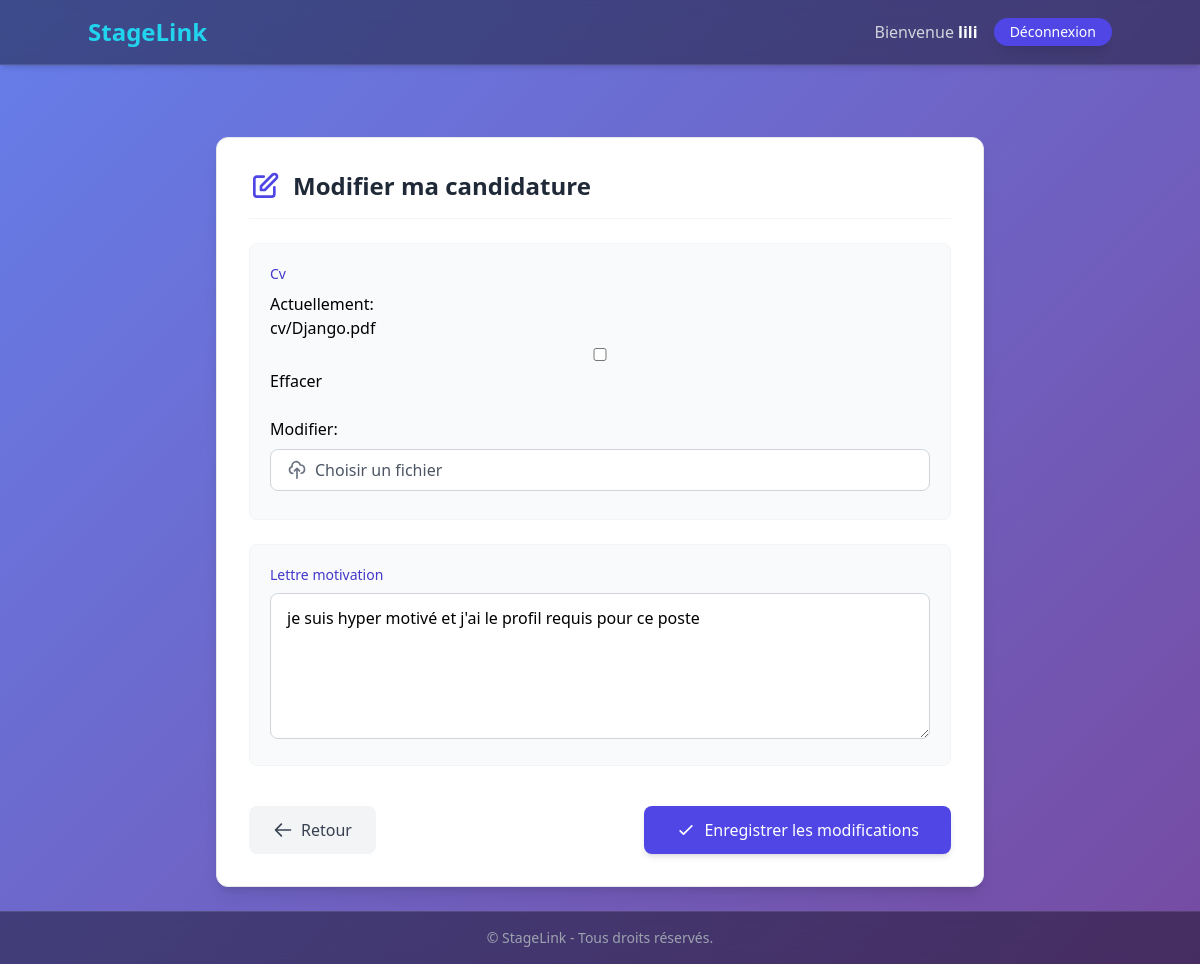
Page /candidature/modifier/4/ (signed in) on the committed database.
### accounts/models.py (models this page shows, shortened)
class CustomUser(AbstractBaseUser, PermissionsMixin):
    email = models.EmailField(unique=True)
    username = models.CharField(max_length=255, unique=True)
    user_type = models.CharField(
        max_length=20,
        choices=[('etudiant', 'Étudiant'), ('entreprise', 'Entreprise')],
        default='etudiant'
    )
    is_active = models.BooleanField(default=True)
    is_staff = models.BooleanField(default=False)
    objects = CustomUserManager()
    USERNAME_FIELD = 'email'
    REQUIRED_FIELDS = ['username']

### etudiants/models.py (models this page shows, shortened)
class Candidature(models.Model):
    etudiant = models.ForeignKey(settings.AUTH_USER_MODEL, on_delete=models.CASCADE)
    offre = models.ForeignKey(Offre, on_delete=models.CASCADE, related_name='candidatures')
    date_candidature = models.DateTimeField(auto_now_add=True)
    lettre_motivation = models.TextField()
    cv = models.FileField(upload_to='cv/', null=True, blank=True)

### etudiants/views.py (the view)
# urls.py: path('candidature/modifier/<int:candidature_id>/', views.modifier_candidature, name='modifier_candidature'),
@login_required
def modifier_candidature(request, candidature_id):
    candidature = get_object_or_404(Candidature, id=candidature_id, etudiant=request.user)
    if request.method == 'POST':
        form = CandidatureForm(request.POST, request.FILES, instance=candidature)
        if form.is_valid():
            form.save()
            return redirect('mes_candidatures')
    else:
        form = CandidatureForm(instance=candidature)
    return render(request, 'etudiants/modifier_candidature.html', {'form': form})

### etudiants/forms.py
class CandidatureForm(forms.ModelForm):
    class Meta:
        model = Candidature
        fields = ['cv', 'lettre_motivation']
        widgets = {
            'cv': forms.ClearableFileInput(attrs={
                'class': 'border border-gray-300 p-2 rounded w-full'
            }),
            'lettre_motivation': forms.Textarea(attrs={
                'placeholder': 'Écrivez votre lettre de motivation ici...',
                'class': 'border border-gray-300 p-2 rounded w-full',
                'rows': 5,
            }),
        }

### etudiants/templates/etudiants/modifier_candidature.html (shortened to what this page needs)
{% extends 'base.html' %}
{% load widget_tweaks %}
{% block content %}
<div class="max-w-3xl mx-auto mt-12 p-8 bg-white rounded-xl shadow-lg border border-gray-200">
  <div class="flex items-center mb-6 border-b border-gray-100 pb-4">
    <h2 class="text-2xl font-bold text-gray-800">Modifier ma candidature</h2>
  </div>
  <form method="post" enctype="multipart/form-data" class="space-y-6">
    {% for field in form %}
      <div class="bg-gray-50 p-5 rounded-lg border border-gray-100 hover:shadow-md transition-shadow duration-300">
        <label class="block text-sm font-medium text-indigo-700 mb-2">{{ field.label }}</label>
        {% if field.field.widget.input_type == 'file' %}
          <div class="flex flex-col space-y-2">
            {% render_field field class="hidden" id=field.auto_id %}
            <div class="relative">
              <label for="{{ field.auto_id }}" class="cursor-pointer bg-white border border-gray-300 rounded-lg px-4 py-2 inline-flex items-center hover:bg-gray-50 w-full">
                <svg xmlns="http://www.w3.org/2000/svg" class="h-5 w-5 mr-2 text-gray-500" fill="none" viewBox="0 0 24 24" stroke="currentColor">
                  <path stroke-linecap="round" stroke-linejoin="round" stroke-width="2" d="M7 16a4 4 0 01-.88-7.903A5 5 0 1115.9 6L16 6a5 5 0 011 9.9M15 13l-3-3m0 0l-3 3m3-3v12" />
                </svg>
                <span class="text-gray-600">Choisir un fichier</span>
              </label>
            </div>
          </div>
        {% elif field.field.widget.input_type == 'textarea' %}
          {% render_field field class="w-full px-4 py-3 border border-gray-300 rounded-lg focus:ring-2 focus:ring-indigo-500 focus:border-indigo-500 resize-none" rows="6" %}
        {% else %}
          {% render_field field class="w-full px-4 py-3 border border-gray-300 rounded-lg focus:ring-2 focus:ring-indigo-500 focus:border-indigo-500" %}
        {% endif %}
      </div>
    {% endfor %}
    <div class="flex flex-col md:flex-row md:justify-between pt-4 gap-4">
      <a href="{% url 'mes_candidatures' %}" class="inline-flex items-center justify-center bg-gray-100 text-gray-700 px-6 py-3 rounded-lg hover:bg-gray-200 transition-colors order-2 md:order-1">
        <svg xmlns="http://www.w3.org/2000/svg" class="h-5 w-5 mr-2" fill="none" viewBox="0 0 24 24" stroke="currentColor">
          <path stroke-linecap="round" stroke-linejoin="round" stroke-width="2" d="M10 19l-7-7m0 0l7-7m-7 7h18" />
        </svg>
        Retour
      </a>
      <button type="submit" class="inline-flex items-center justify-center bg-indigo-600 text-white px-8 py-3 rounded-lg hover:bg-indigo-700 transition-colors shadow-md hover:shadow-lg order-1 md:order-2">
        <svg xmlns="http://www.w3.org/2000/svg" class="h-5 w-5 mr-2" fill="none" viewBox="0 0 24 24" stroke="currentColor">
          <path stroke-linecap="round" stroke-linejoin="round" stroke-width="2" d="M5 13l4 4L19 7" />
        </svg>
        Enregistrer les modifications
      </button>
    </div>
  </form>
</div>
{% endblock %}

### templates/base.html (shortened to what this page needs)
<!DOCTYPE html>
<html lang="fr">
<head>
    <script src="https://cdn.tailwindcss.com"></script>
</head>
<body class="min-h-screen flex flex-col" style="background: linear-gradient(135deg, #667eea 0%, #764ba2 100%);">
    {% load widget_tweaks %}
    <nav class="p-4 shadow-md" style="background: rgba(0, 0, 0, 0.4); backdrop-filter: blur(10px); -webkit-backdrop-filter: blur(10px); border-bottom: 1px solid rgba(255, 255, 255, 0.1);">
        <div class="container mx-auto flex justify-between items-center">
            <a href="#" class="text-2xl font-bold text-cyan-400 hover:text-cyan-300 transition">
                StageLink
            </a>
            <div class="flex items-center space-x-4">
                {% if user.is_authenticated %}
                    <span class="text-gray-300">Bienvenue <strong class="text-white">{{ user.username }}</strong></span>
                    <form method="post" action="{% url 'logout' %}" class="inline">
                        <button type="submit" class="bg-indigo-600 hover:bg-indigo-700 text-white px-4 py-1 rounded-full text-sm transition shadow-lg hover:shadow-xl">
                            Déconnexion
                        </button>
                    </form>
                {% endif %}
            </div>
        </div>
    </nav>
    <main class="flex-grow container mx-auto p-6">
        {% block content %}
        {% endblock %}
    </main>
    <footer class="text-center p-4 text-sm" style="background: rgba(0, 0, 0, 0.4); backdrop-filter: blur(10px); -webkit-backdrop-filter: blur(10px); border-top: 1px solid rgba(255, 255, 255, 0.1);">
        <span class="text-gray-400">© {{ now|date:"Y" }} StageLink - Tous droits réservés.</span>
    </footer>
</body>
</html>

### rows in the picture
CustomUser: username "lili"
Candidature: lettre_motivation "je suis hyper motivé et j'ai le profil requis pour ce poste"

### other values in the picture
{{ field.label }} "Cv" "Lettre motivation"
